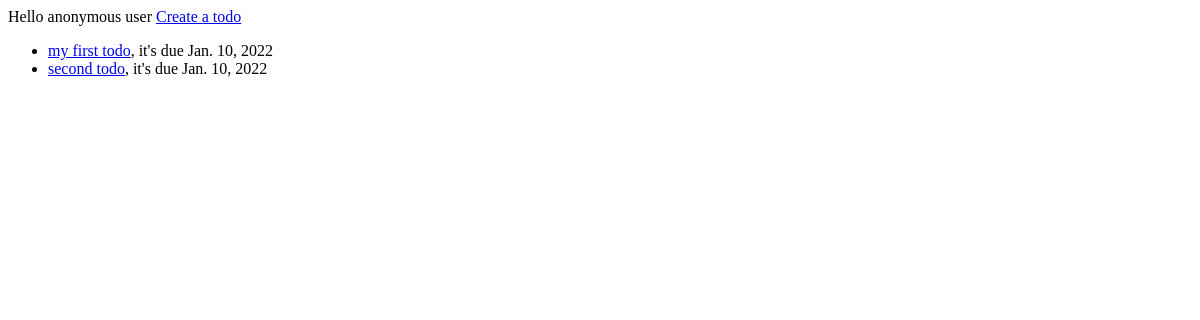
The app's page /, older data.
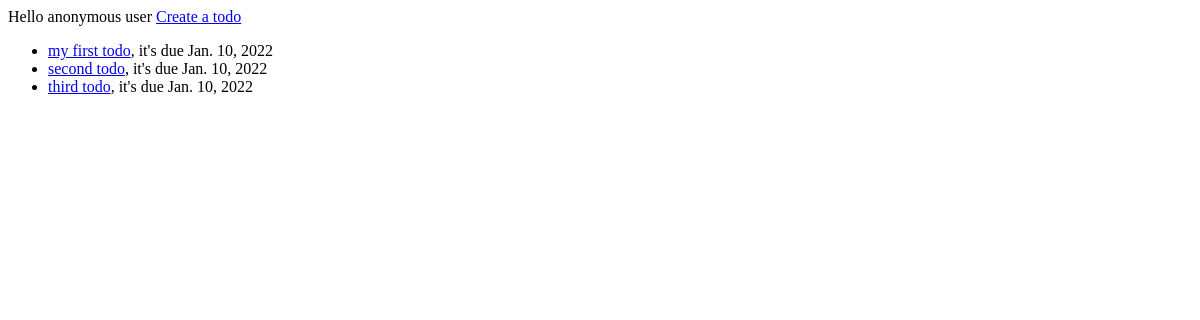
The same page, newer data.
### todo/models.py (models this page shows)
class Todo(models.Model):
	name = models.CharField(max_length=100)
	due_date = models.DateField()
	def __str__(self):
		return self.name

### todo/views.py (the view)
# urls.py: path('', todo_list),
def todo_list(request):
	todos = Todo.objects.all()
	context = {
		"todo_list": todos
	}
	print(todos)
	return render(request, "todo_list.html", context)

### templates/todo_list.html (shortened to what this page needs)
<!DOCTYPE html>
<html lang="en">
<head>
</head>
<body>
	{% if request.user.is_authenticated %}
		Hello {{ request.user.username }}
	{% else %}
		Hello anonymous user
	{% endif %}
	<a href="/create">Create a todo</a>
	<ul>
		{% for todo in todo_list %}
			<li><a href="/{{ todo.id }}">{{ todo.name }}</a>, it's due {{ todo.due_date }}</li>
		{% endfor %}
	</ul>
</body>
</html>

Row changes from the older to the newer data that the page shows:
added Todo: name "third todo", due_date "Jan. 10, 2022"
